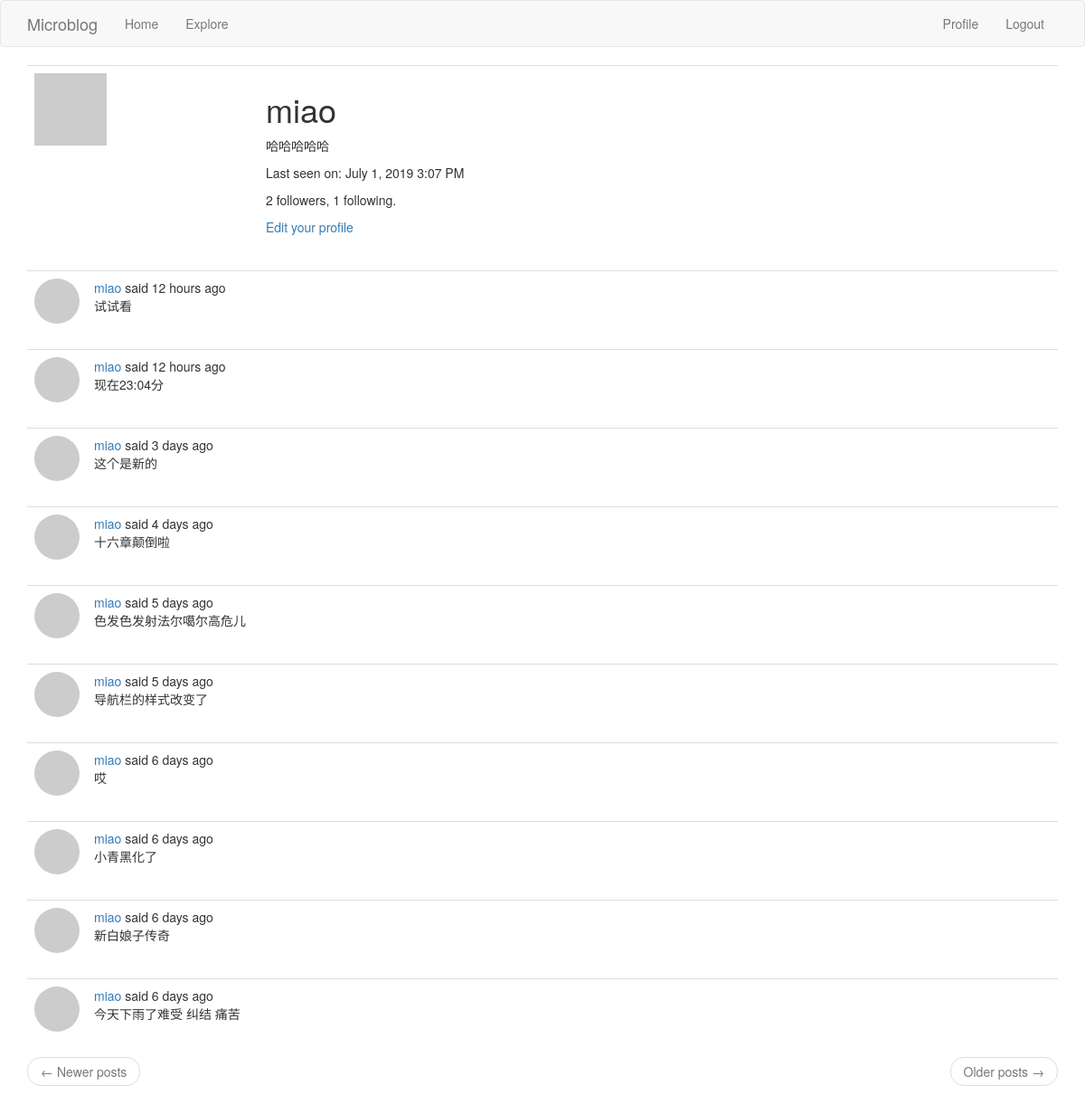
Before: /User/miao (signed in) with the older database file.
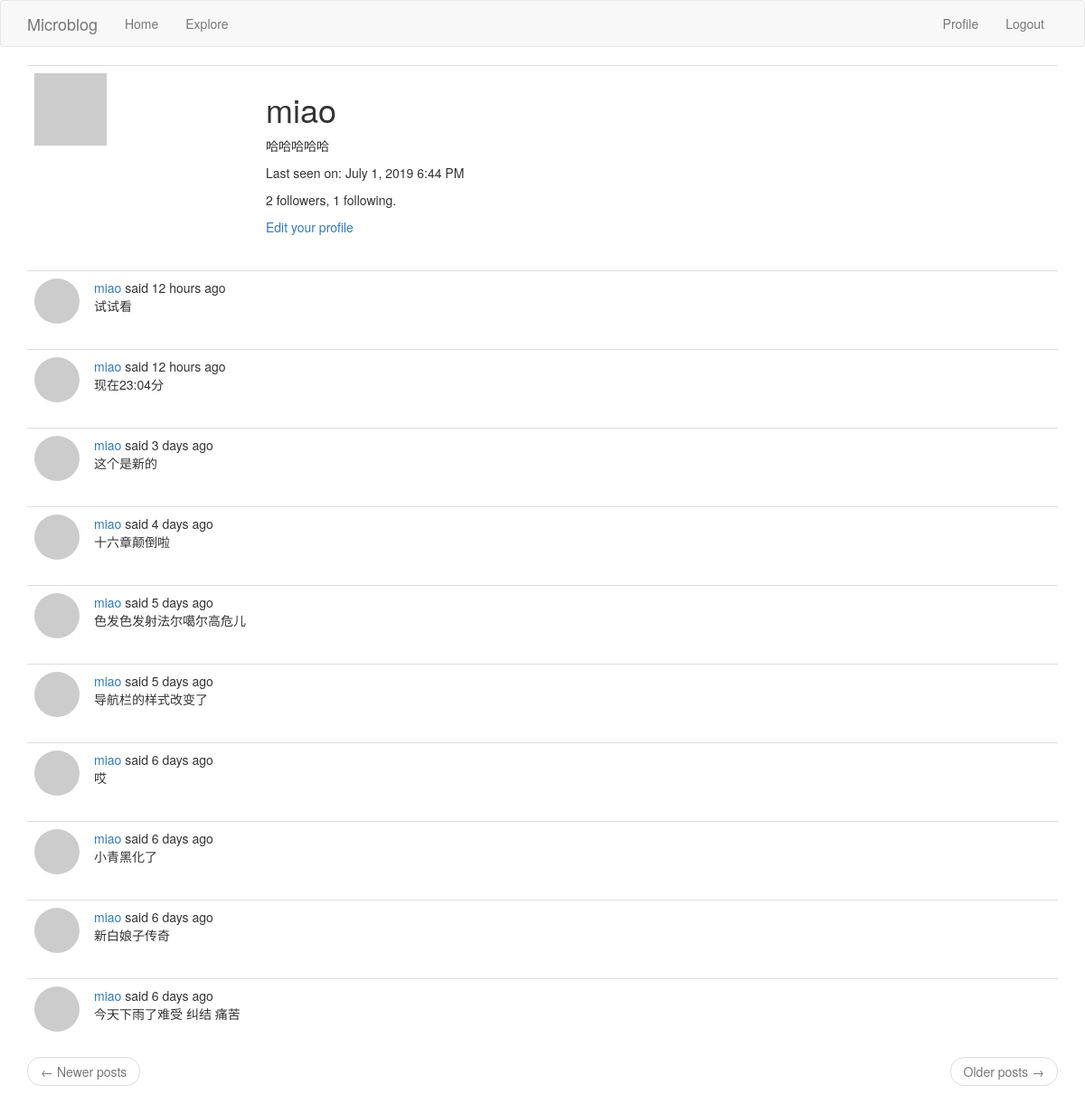
After: the same page with the newer database file.
### app/models.py (models this page shows, shortened)
class User(UserMixin, db.Model):
    id = db.Column(db.Integer, primary_key=True)  # 字段 id ，主键
    username = db.Column(db.String(64), index=True, unique=True)  # unique表示唯一的
    email = db.Column(db.String(120), index=True, unique=True)
    password_hash = db.Column(db.String(128))
    about_me = db.Column(db.String(140))
    last_seen = db.Column(db.DateTime, default=datetime.utcnow)  # 注意datetime.utcnow不要写成datetime.utcnow()
    posts = db.relationship('Post', backref='author', lazy='dynamic')
    followed = db.relationship(
        'User', secondary=followers,
        primaryjoin=(followers.c.follower_id == id),
        secondaryjoin=(followers.c.followed_id == id),
        backref=db.backref('followers', lazy='dynamic'), lazy='dynamic')
    def avatar(self, size):
        digest = md5(self.email.lower().encode('utf-8')).hexdigest()  # md5(b'miao@email.com').hexdigest()获取字符串的md5值
        return 'https://www.gravatar.com/avatar/{}?d=identicon&s={}'.format(digest, size)

class Post(db.Model):
    id = db.Column(db.Integer, primary_key=True)
    body = db.Column(db.String(140))
    timestamp = db.Column(db.DateTime, index=True, default=datetime.utcnow)
    user_id = db.Column(db.Integer, db.ForeignKey('user.id'))  # 初始化为user.id的外键,Flask-SQLAlchemy自动设置类名为小写来作为对应表的名称

### app/routes.py (the view)
@app.route('/User/<username>')
@login_required  # 只能被已登录的用户访问
def user(username):
    user = User.query.filter_by(username=username).first_or_404()
    strart_page = request.args.get('page', 1, type=int)
    end_page = app.config['POSTS_PER_PAGE']
    posts = user.posts.order_by(Post.timestamp.desc()).paginate(strart_page, end_page, False)
    next_url = url_for('user', username=user.usernmae, page=posts.next_num) if posts.has_next else None
    prev_url = url_for('user', username=user.usernmae, page=posts.prev_num) if posts.has_prev else None
    return render_template('user.html', user=user,
                           posts=posts.items,
                           next_url=next_url,
                           prev_url=prev_url)

### app/models.py (called while the page is built)
@login.user_loader
def load_user(id):
    return User.query.get(int(id))

### app/routes.py (called while the page is built)
@app.before_request
def before_request():
    if current_user.is_authenticated:  # 当前用户是否已经登录
        current_user.last_seen = datetime.utcnow()
        db.session.commit()  # 不需要db.session.add()这句，因为当前用户已经存在数据库里了，当前用户是查询得到的
    g.locale = str(get_locale())

### app/templates/user.html
{% extends "base.html" %}
{% block app_content %}
    <table class="table table-hover">
        <tr>
            <td width="256px"><img src="{{ user.avatar(256) }}"></td>
            <td>
                <h1>{{ user.username }}</h1>
                {% if user.about_me %}<p>{{ user.about_me }}</p>{% endif %}
                {% if user.last_seen %}
                    <p>{{ _('Last seen on') }}: {{ moment(user.last_seen).format('LLL') }}</p>
                {% endif %}
                <p>{{ user.followers.count() }} {{ _('followers,') }} {{ user.followed.count() }} {{ _('following.') }}</p>
                {% if user == current_user %}
                    <p><a href="{{ url_for('edit_profile') }}">{{ _('Edit your profile') }}</a></p>
                {% elif not current_user.is_following(user) %}
                    <p><a href="{{ url_for('follow', username=user.username) }}">{{ _('Follow') }}</a></p>
                {% else %}
                    <p><a href="{{ url_for('unfollow', username=user.username) }}">{{ _('Unfollow') }}</a></p>
                {% endif %}
            </td>
        </tr>
    </table>
    {% for post in posts %}
        {% include '_post.html' %}
    {% endfor %}
    <nav aria-label="...">
        <ul class="pager">
            <li class="previous{% if not prev_url %} disabled{% endif %}">
                <a href="{{ prev_url or '#' }}">
                    <span aria-hidden="true">&larr;</span> Newer posts
                </a>
            </li>
            <li class="next{% if not next_url %} disabled{% endif %}">
                <a href="{{ next_url or '#' }}">
                    Older posts <span aria-hidden="true">&rarr;</span>
                </a>
            </li>
        </ul>
    </nav>
{% endblock %}

### app/templates/base.html (shortened to what this page needs)
{% extends 'bootstrap/base.html' %}
{% block navbar %}
    <nav class="navbar navbar-default">
        <div class="container">
            <div class="navbar-header">
                <a class="navbar-brand" href="{{ url_for('index') }}">Microblog</a>
            </div>
            <div class="collapse navbar-collapse" id="bs-example-navbar-collapse-1">
                <ul class="nav navbar-nav">
                    <li><a href="{{ url_for('index') }}">{{ _('Home') }}</a></li>
                    <li><a href="{{ url_for('explore') }}">{{ _('Explore') }}</a></li>
                </ul>
                <ul class="nav navbar-nav navbar-right">
                    {% if current_user.is_anonymous %}
                        <li><a href="{{ url_for('login') }}">{{ _('Login') }}</a></li>
                    {% else %}
                        <li><a href="{{ url_for('user', username=current_user.username) }}">{{ _('Profile') }}</a></li>
                        <li><a href="{{ url_for('logout') }}">{{ _('Logout') }}</a></li>
                    {% endif %}
                </ul>
            </div>
        </div>
    </nav>
{% endblock %}
{% block content %}
    <div class="container">
        {% block app_content %}{% endblock %}
    </div>
{% endblock %}

### app/templates/_post.html (shortened to what this page needs)
<table class="table table-hover">
    <tr>
        <td width="50px">
            <a href="{{ url_for('user', username=post.author.username) }}">
                <div style="width: 50px;height: 50px; border-radius:50%;overflow: hidden;">
                    <img src="{{ post.author.avatar(50) }}"/>
                </div>
            </a>
        </td>
        <td>
            {{ _('%(username)s said %(when)s', username=user_link, when=moment(post.timestamp).fromNow()) }}<br>
            {{ post.body }}
        </td>
    </tr>
</table>

Changed rows visible on the page:
changed User "miao": last_seen "July 1, 2019 3:07 PM" → "July 1, 2019 6:44 PM"
